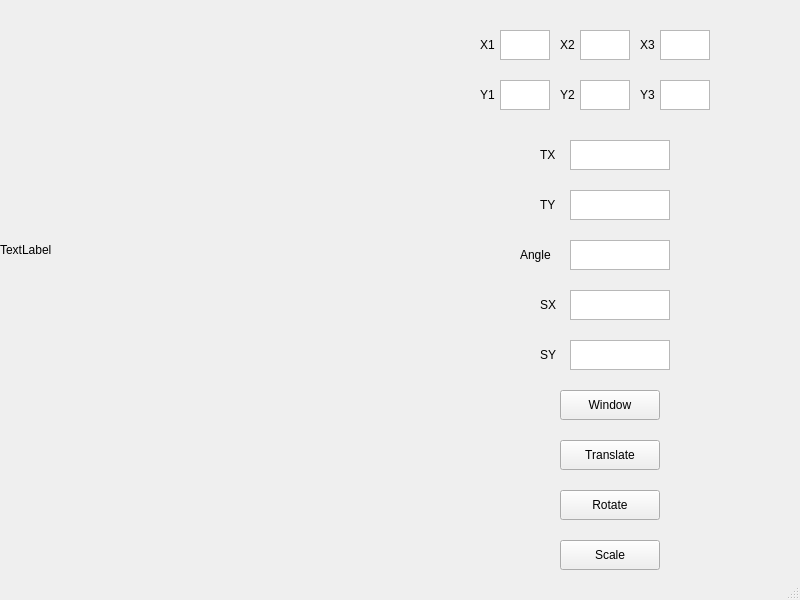
<?xml version="1.0" encoding="UTF-8"?>
<ui version="4.0">
 <class>MainWindow</class>
 <widget class="QMainWindow" name="MainWindow">
  <property name="geometry">
   <rect>
    <x>0</x>
    <y>0</y>
    <width>800</width>
    <height>600</height>
   </rect>
  </property>
  <property name="windowTitle">
   <string>MainWindow</string>
  </property>
  <widget class="QWidget" name="centralwidget">
   <widget class="QLabel" name="label">
    <property name="geometry">
     <rect>
      <x>0</x>
      <y>0</y>
      <width>500</width>
      <height>500</height>
     </rect>
    </property>
    <property name="text">
     <string>TextLabel</string>
    </property>
   </widget>
   <widget class="QPushButton" name="pushButton">
    <property name="geometry">
     <rect>
      <x>560</x>
      <y>440</y>
      <width>100</width>
      <height>30</height>
     </rect>
    </property>
    <property name="text">
     <string>Translate</string>
    </property>
   </widget>
   <widget class="QPushButton" name="pushButton_2">
    <property name="geometry">
     <rect>
      <x>560</x>
      <y>490</y>
      <width>100</width>
      <height>30</height>
     </rect>
    </property>
    <property name="text">
     <string>Rotate</string>
    </property>
   </widget>
   <widget class="QPushButton" name="pushButton_3">
    <property name="geometry">
     <rect>
      <x>560</x>
      <y>540</y>
      <width>100</width>
      <height>30</height>
     </rect>
    </property>
    <property name="text">
     <string>Scale</string>
    </property>
   </widget>
   <widget class="QLabel" name="label_2">
    <property name="geometry">
     <rect>
      <x>540</x>
      <y>140</y>
      <width>31</width>
      <height>30</height>
     </rect>
    </property>
    <property name="text">
     <string>TX</string>
    </property>
   </widget>
   <widget class="QTextEdit" name="textEdit">
    <property name="geometry">
     <rect>
      <x>570</x>
      <y>140</y>
      <width>100</width>
      <height>30</height>
     </rect>
    </property>
   </widget>
   <widget class="QLabel" name="label_3">
    <property name="geometry">
     <rect>
      <x>540</x>
      <y>190</y>
      <width>31</width>
      <height>30</height>
     </rect>
    </property>
    <property name="text">
     <string>TY</string>
    </property>
   </widget>
   <widget class="QTextEdit" name="textEdit_2">
    <property name="geometry">
     <rect>
      <x>570</x>
      <y>190</y>
      <width>100</width>
      <height>30</height>
     </rect>
    </property>
   </widget>
   <widget class="QLabel" name="label_4">
    <property name="geometry">
     <rect>
      <x>520</x>
      <y>240</y>
      <width>51</width>
      <height>30</height>
     </rect>
    </property>
    <property name="text">
     <string>Angle</string>
    </property>
   </widget>
   <widget class="QTextEdit" name="textEdit_3">
    <property name="geometry">
     <rect>
      <x>570</x>
      <y>240</y>
      <width>100</width>
      <height>30</height>
     </rect>
    </property>
   </widget>
   <widget class="QLabel" name="label_5">
    <property name="geometry">
     <rect>
      <x>540</x>
      <y>290</y>
      <width>31</width>
      <height>30</height>
     </rect>
    </property>
    <property name="text">
     <string>SX</string>
    </property>
   </widget>
   <widget class="QTextEdit" name="textEdit_4">
    <property name="geometry">
     <rect>
      <x>570</x>
      <y>290</y>
      <width>100</width>
      <height>30</height>
     </rect>
    </property>
   </widget>
   <widget class="QLabel" name="label_6">
    <property name="geometry">
     <rect>
      <x>540</x>
      <y>340</y>
      <width>31</width>
      <height>30</height>
     </rect>
    </property>
    <property name="text">
     <string>SY</string>
    </property>
   </widget>
   <widget class="QTextEdit" name="textEdit_5">
    <property name="geometry">
     <rect>
      <x>570</x>
      <y>340</y>
      <width>100</width>
      <height>30</height>
     </rect>
    </property>
   </widget>
   <widget class="QPushButton" name="pushButton_4">
    <property name="geometry">
     <rect>
      <x>560</x>
      <y>390</y>
      <width>100</width>
      <height>30</height>
     </rect>
    </property>
    <property name="text">
     <string>Window</string>
    </property>
   </widget>
   <widget class="QTextEdit" name="textEdit_6">
    <property name="geometry">
     <rect>
      <x>500</x>
      <y>30</y>
      <width>50</width>
      <height>30</height>
     </rect>
    </property>
   </widget>
   <widget class="QTextEdit" name="textEdit_7">
    <property name="geometry">
     <rect>
      <x>580</x>
      <y>30</y>
      <width>50</width>
      <height>30</height>
     </rect>
    </property>
   </widget>
   <widget class="QTextEdit" name="textEdit_8">
    <property name="geometry">
     <rect>
      <x>660</x>
      <y>30</y>
      <width>50</width>
      <height>30</height>
     </rect>
    </property>
   </widget>
   <widget class="QTextEdit" name="textEdit_9">
    <property name="geometry">
     <rect>
      <x>500</x>
      <y>80</y>
      <width>50</width>
      <height>30</height>
     </rect>
    </property>
   </widget>
   <widget class="QTextEdit" name="textEdit_10">
    <property name="geometry">
     <rect>
      <x>580</x>
      <y>80</y>
      <width>50</width>
      <height>30</height>
     </rect>
    </property>
   </widget>
   <widget class="QTextEdit" name="textEdit_11">
    <property name="geometry">
     <rect>
      <x>660</x>
      <y>80</y>
      <width>50</width>
      <height>30</height>
     </rect>
    </property>
   </widget>
   <widget class="QLabel" name="label_7">
    <property name="geometry">
     <rect>
      <x>480</x>
      <y>30</y>
      <width>20</width>
      <height>30</height>
     </rect>
    </property>
    <property name="text">
     <string>X1</string>
    </property>
   </widget>
   <widget class="QLabel" name="label_8">
    <property name="geometry">
     <rect>
      <x>560</x>
      <y>30</y>
      <width>20</width>
      <height>30</height>
     </rect>
    </property>
    <property name="text">
     <string>X2</string>
    </property>
   </widget>
   <widget class="QLabel" name="label_9">
    <property name="geometry">
     <rect>
      <x>640</x>
      <y>30</y>
      <width>20</width>
      <height>30</height>
     </rect>
    </property>
    <property name="text">
     <string>X3</string>
    </property>
   </widget>
   <widget class="QLabel" name="label_10">
    <property name="geometry">
     <rect>
      <x>480</x>
      <y>80</y>
      <width>20</width>
      <height>30</height>
     </rect>
    </property>
    <property name="text">
     <string>Y1</string>
    </property>
   </widget>
   <widget class="QLabel" name="label_11">
    <property name="geometry">
     <rect>
      <x>560</x>
      <y>80</y>
      <width>20</width>
      <height>30</height>
     </rect>
    </property>
    <property name="text">
     <string>Y2</string>
    </property>
   </widget>
   <widget class="QLabel" name="label_12">
    <property name="geometry">
     <rect>
      <x>640</x>
      <y>80</y>
      <width>20</width>
      <height>30</height>
     </rect>
    </property>
    <property name="text">
     <string>Y3</string>
    </property>
   </widget>
  </widget>
  <widget class="QMenuBar" name="menubar">
   <property name="geometry">
    <rect>
     <x>0</x>
     <y>0</y>
     <width>800</width>
     <height>22</height>
    </rect>
   </property>
  </widget>
  <widget class="QStatusBar" name="statusbar"/>
 </widget>
 <resources/>
 <connections/>
</ui>
